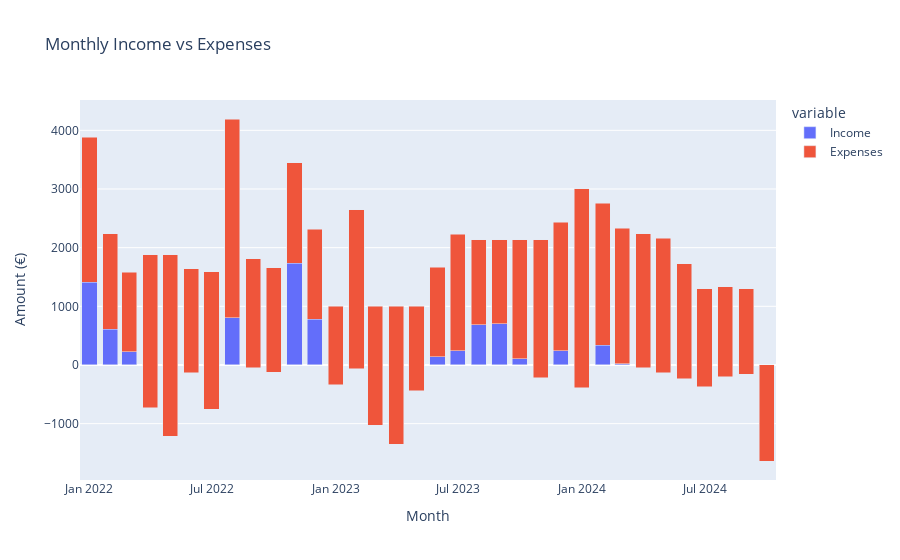

The code cell stored with this chart in its notebook:
### Code cell
def plot_monthly_income_vs_expenses(df):
    """
    Plots a stacked bar chart of monthly income versus expenses.

    Parameters:
    df (DataFrame): The DataFrame containing financial data with 'Buchungsdatum' and 'Betrag (€)' columns.

    This function calculates the total income and expenses per month and visualizes the data
    using a stacked bar chart. It categorizes the transactions as 'Income' or 'Expenses' based on
    the transaction amounts and groups them by month for comparison.
    """
    # Ensure 'Buchungsdatum' is in datetime format
    df['Buchungsdatum'] = pd.to_datetime(df['Buchungsdatum'])

    # Create a new column for the month
    df['month'] = df['Buchungsdatum'].dt.to_period('M').astype(str)  # Convert to string for better plotting

    # Classify transactions as Income or Expenses
    df['Type'] = df['Betrag (€)'].apply(lambda x: 'Income' if x > 0 else 'Expenses')
    
    # Group by month and transaction type, summing the amounts
    monthly_data = df.groupby(['month', 'Type'])['Betrag (€)'].sum().unstack().reset_index()

    # Plot using Plotly for interactive visualization
    fig = px.bar(monthly_data, x='month', y=['Income', 'Expenses'], 
                 title='Monthly Income vs Expenses',
                 labels={'value': 'Amount (€)', 'month': 'Month'},
                 barmode='stack')

    # Show the figure
    fig.show()

plot_monthly_income_vs_expenses(df)

### Figure 1 — Plotly figure (JSON) as saved in the notebook; plotly's stock layout.template omitted (floating-point values rounded to 4 significant figures)
{"data": [{"alignmentgroup": "True", "hovertemplate": "variable=Income<br>Month=%{x}<br>Amount (€)=%{y}<extra></extra>", "legendgroup": "Income", "marker": {"color": "#636efa", "pattern": {"shape": ""}}, "name": "Income", "offsetgroup": "Income", "orientation": "v", "showlegend": true, "textposition": "auto", "type": "bar", "x": ["2022-01", "2022-02", "2022-03", "2022-04", "2022-05", "2022-06", "2022-07", "2022-08", "2022-09", "2022-10", "2022-11", "2022-12", "2023-01", "2023-02", "2023-03", "2023-04", "2023-05", "2023-06", "2023-07", "2023-08", "2023-09", "2023-10", "2023-11", "2023-12", "2024-01", "2024-02", "2024-03", "2024-04", "2024-05", "2024-06", "2024-07", "2024-08", "2024-09", "2024-10"], "xaxis": "x", "y": [3883.0, 2233.0, 1583.0, 1883.0, 1883.0, 1644.0, 1593.0, 4193.0, 1814.0, 1657.0, 3451.0, 2318.0, 999, 2650, 999, 999, 999, 1670.0, 2232.0, 2137.0, 2137.0, 2137.0, 2137.0, 2437.0, 3007.0, 2758.0, 2330.0, 2233.0, 2162.0, 1727.0, 1296.0, 1336.0, 1296.0, null], "yaxis": "y"}, {"alignmentgroup": "True", "hovertemplate": "variable=Expenses<br>Month=%{x}<br>Amount (€)=%{y}<extra></extra>", "legendgroup": "Expenses", "marker": {"color": "#EF553B", "pattern": {"shape": ""}}, "name": "Expenses", "offsetgroup": "Expenses", "orientation": "v", "showlegend": true, "textposition": "auto", "type": "bar", "x": ["2022-01", "2022-02", "2022-03", "2022-04", "2022-05", "2022-06", "2022-07", "2022-08", "2022-09", "2022-10", "2022-11", "2022-12", "2023-01", "2023-02", "2023-03", "2023-04", "2023-05", "2023-06", "2023-07", "2023-08", "2023-09", "2023-10", "2023-11", "2023-12", "2024-01", "2024-02", "2024-03", "2024-04", "2024-05", "2024-06", "2024-07", "2024-08", "2024-09", "2024-10"], "xaxis": "x", "y": [-2477, -1627.0, -1357.0, -2614.0, -3098.0, -1780.0, -2347.0, -3392.0, -1865.0, -1777.0, -1721.0, -1535.0, -1332, -2713.0, -2029.0, -2348.0, -1438.0, -1528.0, -1993.0, -1452.0, -1433.0, -2029.0, -2353.0, -2193.0, -3393.0, -2418.0, -2307.0, -2277.0, -2290.0, -1965.0, -1668.0, -1538.0, -1458.0, -1637.0], "yaxis": "y"}], "layout": {"barmode": "stack", "legend": {"title": {"text": "variable"}, "tracegroupgap": 0}, "title": {"text": "Monthly Income vs Expenses"}, "xaxis": {"anchor": "y", "domain": [0, 1], "title": {"text": "Month"}}, "yaxis": {"anchor": "x", "domain": [0, 1], "title": {"text": "Amount (€)"}}}}
